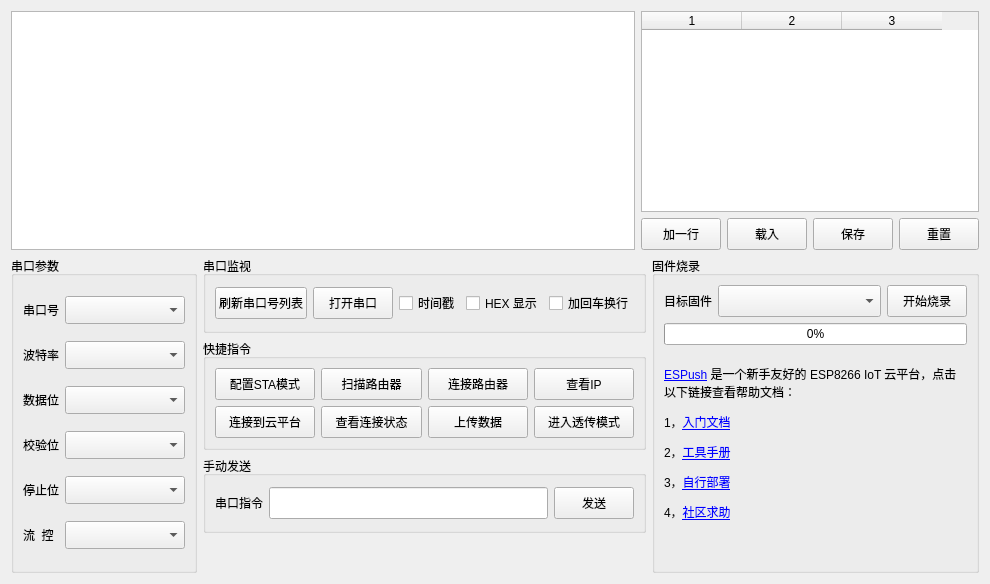
<?xml version="1.0" encoding="UTF-8"?>
<ui version="4.0">
 <class>Form</class>
 <widget class="QWidget" name="Form">
  <property name="geometry">
   <rect>
    <x>0</x>
    <y>0</y>
    <width>990</width>
    <height>584</height>
   </rect>
  </property>
  <property name="windowTitle">
   <string>ESPush 串口调试助手</string>
  </property>
  <property name="windowIcon">
   <iconset resource="res.qrc">
    <normaloff>:/resources/espush.png</normaloff>:/resources/espush.png</iconset>
  </property>
  <layout class="QVBoxLayout" name="verticalLayout_4" stretch="1,0">
   <item>
    <layout class="QHBoxLayout" name="horizontalLayout_7" stretch="1,0">
     <item>
      <widget class="QTextBrowser" name="text_out">
       <property name="contextMenuPolicy">
        <enum>Qt::CustomContextMenu</enum>
       </property>
      </widget>
     </item>
     <item>
      <layout class="QVBoxLayout" name="verticalLayout_3">
       <item>
        <widget class="QTableWidget" name="tableWidget">
         <property name="minimumSize">
          <size>
           <width>300</width>
           <height>0</height>
          </size>
         </property>
         <property name="selectionMode">
          <enum>QAbstractItemView::NoSelection</enum>
         </property>
         <property name="horizontalScrollMode">
          <enum>QAbstractItemView::ScrollPerPixel</enum>
         </property>
         <property name="showGrid">
          <bool>false</bool>
         </property>
         <property name="columnCount">
          <number>3</number>
         </property>
         <attribute name="horizontalHeaderVisible">
          <bool>true</bool>
         </attribute>
         <column/>
         <column/>
         <column/>
        </widget>
       </item>
       <item>
        <layout class="QHBoxLayout" name="horizontalLayout_6">
         <item>
          <widget class="QPushButton" name="addline_btn">
           <property name="minimumSize">
            <size>
             <width>0</width>
             <height>32</height>
            </size>
           </property>
           <property name="text">
            <string>加一行</string>
           </property>
          </widget>
         </item>
         <item>
          <widget class="QPushButton" name="load_btn">
           <property name="minimumSize">
            <size>
             <width>0</width>
             <height>32</height>
            </size>
           </property>
           <property name="text">
            <string>载入</string>
           </property>
          </widget>
         </item>
         <item>
          <widget class="QPushButton" name="save_btn">
           <property name="minimumSize">
            <size>
             <width>0</width>
             <height>32</height>
            </size>
           </property>
           <property name="text">
            <string>保存</string>
           </property>
          </widget>
         </item>
         <item>
          <widget class="QPushButton" name="reset_btn">
           <property name="minimumSize">
            <size>
             <width>0</width>
             <height>32</height>
            </size>
           </property>
           <property name="text">
            <string>重置</string>
           </property>
          </widget>
         </item>
        </layout>
       </item>
      </layout>
     </item>
    </layout>
   </item>
   <item>
    <layout class="QHBoxLayout" name="horizontalLayout_5" stretch="0,1,1">
     <item>
      <widget class="QGroupBox" name="groupBox">
       <property name="title">
        <string>串口参数</string>
       </property>
       <layout class="QGridLayout" name="gridLayout" columnstretch="0,0">
        <item row="3" column="0">
         <widget class="QLabel" name="label_3">
          <property name="text">
           <string>校验位</string>
          </property>
          <property name="buddy">
           <cstring>checkbit_combox</cstring>
          </property>
         </widget>
        </item>
        <item row="1" column="0">
         <widget class="QLabel" name="label">
          <property name="text">
           <string>波特率</string>
          </property>
          <property name="buddy">
           <cstring>baud_combox</cstring>
          </property>
         </widget>
        </item>
        <item row="4" column="1">
         <widget class="QComboBox" name="stopbit_combox">
          <property name="minimumSize">
           <size>
            <width>0</width>
            <height>28</height>
           </size>
          </property>
         </widget>
        </item>
        <item row="1" column="1">
         <widget class="QComboBox" name="baud_combox">
          <property name="minimumSize">
           <size>
            <width>0</width>
            <height>28</height>
           </size>
          </property>
         </widget>
        </item>
        <item row="3" column="1">
         <widget class="QComboBox" name="checkbit_combox">
          <property name="minimumSize">
           <size>
            <width>0</width>
            <height>28</height>
           </size>
          </property>
         </widget>
        </item>
        <item row="0" column="1">
         <widget class="QComboBox" name="serial_combox">
          <property name="minimumSize">
           <size>
            <width>120</width>
            <height>28</height>
           </size>
          </property>
         </widget>
        </item>
        <item row="4" column="0">
         <widget class="QLabel" name="label_4">
          <property name="text">
           <string>停止位</string>
          </property>
          <property name="buddy">
           <cstring>stopbit_combox</cstring>
          </property>
         </widget>
        </item>
        <item row="2" column="1">
         <widget class="QComboBox" name="databit_combox">
          <property name="minimumSize">
           <size>
            <width>0</width>
            <height>28</height>
           </size>
          </property>
         </widget>
        </item>
        <item row="2" column="0">
         <widget class="QLabel" name="label_2">
          <property name="text">
           <string>数据位</string>
          </property>
          <property name="buddy">
           <cstring>databit_combox</cstring>
          </property>
         </widget>
        </item>
        <item row="0" column="0">
         <widget class="QLabel" name="label_6">
          <property name="text">
           <string>串口号</string>
          </property>
          <property name="buddy">
           <cstring>serial_combox</cstring>
          </property>
         </widget>
        </item>
        <item row="5" column="0">
         <widget class="QLabel" name="label_5">
          <property name="text">
           <string>流  控</string>
          </property>
          <property name="buddy">
           <cstring>flowc_combox</cstring>
          </property>
         </widget>
        </item>
        <item row="5" column="1">
         <widget class="QComboBox" name="flowc_combox">
          <property name="minimumSize">
           <size>
            <width>0</width>
            <height>28</height>
           </size>
          </property>
         </widget>
        </item>
       </layout>
       <zorder>label_6</zorder>
       <zorder>databit_combox</zorder>
       <zorder>label_3</zorder>
       <zorder>label</zorder>
       <zorder>checkbit_combox</zorder>
       <zorder>label_5</zorder>
       <zorder>flowc_combox</zorder>
       <zorder>stopbit_combox</zorder>
       <zorder>label_4</zorder>
       <zorder>serial_combox</zorder>
       <zorder>label_2</zorder>
       <zorder>baud_combox</zorder>
      </widget>
     </item>
     <item>
      <layout class="QVBoxLayout" name="verticalLayout_2" stretch="1,0,1,0">
       <item>
        <widget class="QGroupBox" name="groupBox_2">
         <property name="title">
          <string>串口监视</string>
         </property>
         <layout class="QHBoxLayout" name="horizontalLayout_3">
          <item>
           <widget class="QPushButton" name="refresh_serial_btn">
            <property name="minimumSize">
             <size>
              <width>0</width>
              <height>32</height>
             </size>
            </property>
            <property name="text">
             <string>刷新串口号列表</string>
            </property>
           </widget>
          </item>
          <item>
           <widget class="QPushButton" name="open_btn">
            <property name="minimumSize">
             <size>
              <width>0</width>
              <height>32</height>
             </size>
            </property>
            <property name="text">
             <string>打开串口</string>
            </property>
           </widget>
          </item>
          <item>
           <widget class="QCheckBox" name="timestamp_check">
            <property name="text">
             <string>时间戳</string>
            </property>
           </widget>
          </item>
          <item>
           <widget class="QCheckBox" name="hex_check">
            <property name="text">
             <string>HEX 显示</string>
            </property>
           </widget>
          </item>
          <item>
           <widget class="QCheckBox" name="crlf_check">
            <property name="text">
             <string>加回车换行</string>
            </property>
           </widget>
          </item>
          <item>
           <spacer name="horizontalSpacer">
            <property name="orientation">
             <enum>Qt::Horizontal</enum>
            </property>
            <property name="sizeHint" stdset="0">
             <size>
              <width>40</width>
              <height>20</height>
             </size>
            </property>
           </spacer>
          </item>
         </layout>
        </widget>
       </item>
       <item>
        <widget class="QGroupBox" name="groupBox_3">
         <property name="title">
          <string>快捷指令</string>
         </property>
         <layout class="QGridLayout" name="gridLayout_3">
          <item row="0" column="1">
           <widget class="QPushButton" name="pushButton_4">
            <property name="minimumSize">
             <size>
              <width>0</width>
              <height>32</height>
             </size>
            </property>
            <property name="text">
             <string>配置STA模式</string>
            </property>
           </widget>
          </item>
          <item row="1" column="5">
           <widget class="QPushButton" name="pushButton_11">
            <property name="minimumSize">
             <size>
              <width>0</width>
              <height>32</height>
             </size>
            </property>
            <property name="text">
             <string>进入透传模式</string>
            </property>
           </widget>
          </item>
          <item row="1" column="1">
           <widget class="QPushButton" name="pushButton_6">
            <property name="minimumSize">
             <size>
              <width>0</width>
              <height>32</height>
             </size>
            </property>
            <property name="text">
             <string>连接到云平台</string>
            </property>
           </widget>
          </item>
          <item row="0" column="2">
           <widget class="QPushButton" name="pushButton_10">
            <property name="minimumSize">
             <size>
              <width>0</width>
              <height>32</height>
             </size>
            </property>
            <property name="text">
             <string>扫描路由器</string>
            </property>
           </widget>
          </item>
          <item row="1" column="2">
           <widget class="QPushButton" name="pushButton_8">
            <property name="minimumSize">
             <size>
              <width>0</width>
              <height>32</height>
             </size>
            </property>
            <property name="text">
             <string>查看连接状态</string>
            </property>
           </widget>
          </item>
          <item row="0" column="3">
           <widget class="QPushButton" name="pushButton_5">
            <property name="minimumSize">
             <size>
              <width>0</width>
              <height>32</height>
             </size>
            </property>
            <property name="text">
             <string>连接路由器</string>
            </property>
           </widget>
          </item>
          <item row="0" column="5">
           <widget class="QPushButton" name="pushButton_9">
            <property name="minimumSize">
             <size>
              <width>0</width>
              <height>32</height>
             </size>
            </property>
            <property name="text">
             <string>查看IP</string>
            </property>
           </widget>
          </item>
          <item row="1" column="3">
           <widget class="QPushButton" name="pushButton_7">
            <property name="minimumSize">
             <size>
              <width>0</width>
              <height>32</height>
             </size>
            </property>
            <property name="text">
             <string>上传数据</string>
            </property>
           </widget>
          </item>
         </layout>
        </widget>
       </item>
       <item>
        <widget class="QGroupBox" name="groupBox_5">
         <property name="title">
          <string>手动发送</string>
         </property>
         <layout class="QHBoxLayout" name="horizontalLayout_8">
          <item>
           <widget class="QLabel" name="label_11">
            <property name="text">
             <string>串口指令</string>
            </property>
            <property name="buddy">
             <cstring>cmd_input</cstring>
            </property>
           </widget>
          </item>
          <item>
           <widget class="QLineEdit" name="cmd_input">
            <property name="minimumSize">
             <size>
              <width>0</width>
              <height>32</height>
             </size>
            </property>
            <property name="font">
             <font>
              <pointsize>12</pointsize>
             </font>
            </property>
           </widget>
          </item>
          <item>
           <widget class="QPushButton" name="send_btn">
            <property name="minimumSize">
             <size>
              <width>0</width>
              <height>32</height>
             </size>
            </property>
            <property name="text">
             <string>发送</string>
            </property>
           </widget>
          </item>
         </layout>
        </widget>
       </item>
       <item>
        <spacer name="verticalSpacer_3">
         <property name="orientation">
          <enum>Qt::Vertical</enum>
         </property>
         <property name="sizeHint" stdset="0">
          <size>
           <width>20</width>
           <height>40</height>
          </size>
         </property>
        </spacer>
       </item>
      </layout>
     </item>
     <item>
      <widget class="QGroupBox" name="groupBox_4">
       <property name="title">
        <string>固件烧录</string>
       </property>
       <layout class="QVBoxLayout" name="verticalLayout_5" stretch="1,0,1,1">
        <property name="topMargin">
         <number>9</number>
        </property>
        <item>
         <layout class="QHBoxLayout" name="horizontalLayout" stretch="0,3,0">
          <item>
           <widget class="QLabel" name="label_10">
            <property name="text">
             <string>目标固件</string>
            </property>
            <property name="buddy">
             <cstring>roms_combox</cstring>
            </property>
           </widget>
          </item>
          <item>
           <widget class="QComboBox" name="roms_combox">
            <property name="minimumSize">
             <size>
              <width>0</width>
              <height>32</height>
             </size>
            </property>
           </widget>
          </item>
          <item>
           <widget class="QPushButton" name="flasher_btn">
            <property name="minimumSize">
             <size>
              <width>0</width>
              <height>32</height>
             </size>
            </property>
            <property name="text">
             <string>开始烧录</string>
            </property>
           </widget>
          </item>
         </layout>
        </item>
        <item>
         <widget class="QProgressBar" name="progressBar">
          <property name="maximumSize">
           <size>
            <width>16777215</width>
            <height>16777215</height>
           </size>
          </property>
          <property name="value">
           <number>0</number>
          </property>
          <property name="textVisible">
           <bool>true</bool>
          </property>
         </widget>
        </item>
        <item>
         <widget class="QLabel" name="helper_label">
          <property name="text">
           <string>&lt;html&gt;&lt;head/&gt;&lt;body&gt;&lt;p&gt;&lt;br/&gt;&lt;a href=&quot;https://espush.cn/&quot;&gt;&lt;span style=&quot; text-decoration: underline; color:#0000ff;&quot;&gt;ESPush&lt;/span&gt;&lt;/a&gt; 是一个新手友好的 ESP8266 IoT 云平台，点击以下链接查看帮助文档：&lt;/p&gt;&lt;p&gt;1，&lt;a href=&quot;http://docs.espush.cn/user_guide.html&quot;&gt;&lt;span style=&quot; text-decoration: underline; color:#0000ff;&quot;&gt;入门文档&lt;/span&gt;&lt;/a&gt;&lt;/p&gt;&lt;p&gt;2，&lt;a href=&quot;http://docs.espush.cn/helper.html&quot;&gt;&lt;span style=&quot; text-decoration: underline; color:#0000ff;&quot;&gt;工具手册&lt;/span&gt;&lt;/a&gt;&lt;/p&gt;&lt;p&gt;3，&lt;a href=&quot;http://docs.espush.cn/my-cloud.html&quot;&gt;&lt;span style=&quot; text-decoration: underline; color:#0000ff;&quot;&gt;自行部署&lt;/span&gt;&lt;/a&gt;&lt;/p&gt;&lt;p&gt;4，&lt;a href=&quot;http://discuss.espush.cn/&quot;&gt;&lt;span style=&quot; text-decoration: underline; color:#0000ff;&quot;&gt;社区求助&lt;/span&gt;&lt;/a&gt;&lt;/p&gt;&lt;/body&gt;&lt;/html&gt;</string>
          </property>
          <property name="wordWrap">
           <bool>true</bool>
          </property>
          <property name="openExternalLinks">
           <bool>true</bool>
          </property>
         </widget>
        </item>
        <item>
         <spacer name="verticalSpacer_4">
          <property name="orientation">
           <enum>Qt::Vertical</enum>
          </property>
          <property name="sizeHint" stdset="0">
           <size>
            <width>20</width>
            <height>40</height>
           </size>
          </property>
         </spacer>
        </item>
       </layout>
      </widget>
     </item>
    </layout>
   </item>
  </layout>
  <action name="action_clear_log">
   <property name="icon">
    <iconset resource="res.qrc">
     <normaloff>:/resources/clear.png</normaloff>:/resources/clear.png</iconset>
   </property>
   <property name="text">
    <string>清屏</string>
   </property>
  </action>
  <action name="action_save_log">
   <property name="icon">
    <iconset resource="res.qrc">
     <normaloff>:/resources/save.png</normaloff>:/resources/save.png</iconset>
   </property>
   <property name="text">
    <string>保存</string>
   </property>
  </action>
 </widget>
 <tabstops>
  <tabstop>cmd_input</tabstop>
  <tabstop>send_btn</tabstop>
  <tabstop>serial_combox</tabstop>
  <tabstop>baud_combox</tabstop>
  <tabstop>databit_combox</tabstop>
  <tabstop>checkbit_combox</tabstop>
  <tabstop>stopbit_combox</tabstop>
  <tabstop>flowc_combox</tabstop>
  <tabstop>open_btn</tabstop>
  <tabstop>timestamp_check</tabstop>
  <tabstop>hex_check</tabstop>
  <tabstop>crlf_check</tabstop>
  <tabstop>roms_combox</tabstop>
  <tabstop>flasher_btn</tabstop>
  <tabstop>addline_btn</tabstop>
  <tabstop>save_btn</tabstop>
  <tabstop>reset_btn</tabstop>
  <tabstop>text_out</tabstop>
 </tabstops>
 <resources>
  <include location="res.qrc"/>
 </resources>
 <connections>
  <connection>
   <sender>open_btn</sender>
   <signal>clicked()</signal>
   <receiver>Form</receiver>
   <slot>serial_btn_clicked()</slot>
   <hints>
    <hint type="sourcelabel">
     <x>381</x>
     <y>338</y>
    </hint>
    <hint type="destinationlabel">
     <x>433</x>
     <y>355</y>
    </hint>
   </hints>
  </connection>
  <connection>
   <sender>flasher_btn</sender>
   <signal>clicked()</signal>
   <receiver>Form</receiver>
   <slot>flasher_btn_clicked()</slot>
   <hints>
    <hint type="sourcelabel">
     <x>968</x>
     <y>357</y>
    </hint>
    <hint type="destinationlabel">
     <x>794</x>
     <y>466</y>
    </hint>
   </hints>
  </connection>
  <connection>
   <sender>send_btn</sender>
   <signal>clicked()</signal>
   <receiver>Form</receiver>
   <slot>send_btn_clicked()</slot>
   <hints>
    <hint type="sourcelabel">
     <x>618</x>
     <y>504</y>
    </hint>
    <hint type="destinationlabel">
     <x>800</x>
     <y>540</y>
    </hint>
   </hints>
  </connection>
  <connection>
   <sender>addline_btn</sender>
   <signal>clicked()</signal>
   <receiver>Form</receiver>
   <slot>addline_btn_clicked()</slot>
   <hints>
    <hint type="sourcelabel">
     <x>734</x>
     <y>273</y>
    </hint>
    <hint type="destinationlabel">
     <x>515</x>
     <y>354</y>
    </hint>
   </hints>
  </connection>
  <connection>
   <sender>save_btn</sender>
   <signal>clicked()</signal>
   <receiver>Form</receiver>
   <slot>save_btn_clicked()</slot>
   <hints>
    <hint type="sourcelabel">
     <x>896</x>
     <y>273</y>
    </hint>
    <hint type="destinationlabel">
     <x>621</x>
     <y>357</y>
    </hint>
   </hints>
  </connection>
  <connection>
   <sender>reset_btn</sender>
   <signal>clicked()</signal>
   <receiver>Form</receiver>
   <slot>reset_btn_clicked()</slot>
   <hints>
    <hint type="sourcelabel">
     <x>977</x>
     <y>273</y>
    </hint>
    <hint type="destinationlabel">
     <x>675</x>
     <y>353</y>
    </hint>
   </hints>
  </connection>
  <connection>
   <sender>timestamp_check</sender>
   <signal>stateChanged(int)</signal>
   <receiver>Form</receiver>
   <slot>timestamp_check_changed(int)</slot>
   <hints>
    <hint type="sourcelabel">
     <x>446</x>
     <y>330</y>
    </hint>
    <hint type="destinationlabel">
     <x>792</x>
     <y>372</y>
    </hint>
   </hints>
  </connection>
  <connection>
   <sender>hex_check</sender>
   <signal>stateChanged(int)</signal>
   <receiver>Form</receiver>
   <slot>hex_check_changed(int)</slot>
   <hints>
    <hint type="sourcelabel">
     <x>523</x>
     <y>330</y>
    </hint>
    <hint type="destinationlabel">
     <x>799</x>
     <y>410</y>
    </hint>
   </hints>
  </connection>
  <connection>
   <sender>crlf_check</sender>
   <signal>stateChanged(int)</signal>
   <receiver>Form</receiver>
   <slot>crlf_check_changed(int)</slot>
   <hints>
    <hint type="sourcelabel">
     <x>612</x>
     <y>330</y>
    </hint>
    <hint type="destinationlabel">
     <x>797</x>
     <y>443</y>
    </hint>
   </hints>
  </connection>
  <connection>
   <sender>load_btn</sender>
   <signal>clicked()</signal>
   <receiver>Form</receiver>
   <slot>load_btn_clicked()</slot>
   <hints>
    <hint type="sourcelabel">
     <x>815</x>
     <y>273</y>
    </hint>
    <hint type="destinationlabel">
     <x>985</x>
     <y>375</y>
    </hint>
   </hints>
  </connection>
  <connection>
   <sender>refresh_serial_btn</sender>
   <signal>clicked()</signal>
   <receiver>Form</receiver>
   <slot>refresh_serial_btn_clicked()</slot>
   <hints>
    <hint type="sourcelabel">
     <x>300</x>
     <y>338</y>
    </hint>
    <hint type="destinationlabel">
     <x>988</x>
     <y>425</y>
    </hint>
   </hints>
  </connection>
  <connection>
   <sender>pushButton_4</sender>
   <signal>clicked()</signal>
   <receiver>Form</receiver>
   <slot>qbtn_sta_clicked()</slot>
   <hints>
    <hint type="sourcelabel">
     <x>306</x>
     <y>408</y>
    </hint>
    <hint type="destinationlabel">
     <x>6</x>
     <y>319</y>
    </hint>
   </hints>
  </connection>
  <connection>
   <sender>pushButton_5</sender>
   <signal>clicked()</signal>
   <receiver>Form</receiver>
   <slot>qbtn_connect_router_clicked()</slot>
   <hints>
    <hint type="sourcelabel">
     <x>514</x>
     <y>408</y>
    </hint>
    <hint type="destinationlabel">
     <x>5</x>
     <y>348</y>
    </hint>
   </hints>
  </connection>
  <connection>
   <sender>pushButton_6</sender>
   <signal>clicked()</signal>
   <receiver>Form</receiver>
   <slot>qbtn_connect_espush_clicked()</slot>
   <hints>
    <hint type="sourcelabel">
     <x>306</x>
     <y>446</y>
    </hint>
    <hint type="destinationlabel">
     <x>5</x>
     <y>380</y>
    </hint>
   </hints>
  </connection>
  <connection>
   <sender>pushButton_7</sender>
   <signal>clicked()</signal>
   <receiver>Form</receiver>
   <slot>qbtn_updata_clicked()</slot>
   <hints>
    <hint type="sourcelabel">
     <x>514</x>
     <y>446</y>
    </hint>
    <hint type="destinationlabel">
     <x>7</x>
     <y>410</y>
    </hint>
   </hints>
  </connection>
  <connection>
   <sender>cmd_input</sender>
   <signal>returnPressed()</signal>
   <receiver>send_btn</receiver>
   <slot>click()</slot>
   <hints>
    <hint type="sourcelabel">
     <x>396</x>
     <y>502</y>
    </hint>
    <hint type="destinationlabel">
     <x>567</x>
     <y>506</y>
    </hint>
   </hints>
  </connection>
  <connection>
   <sender>text_out</sender>
   <signal>customContextMenuRequested(QPoint)</signal>
   <receiver>Form</receiver>
   <slot>show_ctx_menu()</slot>
   <hints>
    <hint type="sourcelabel">
     <x>299</x>
     <y>154</y>
    </hint>
    <hint type="destinationlabel">
     <x>987</x>
     <y>149</y>
    </hint>
   </hints>
  </connection>
  <connection>
   <sender>action_clear_log</sender>
   <signal>triggered()</signal>
   <receiver>Form</receiver>
   <slot>clear_log()</slot>
   <hints>
    <hint type="sourcelabel">
     <x>-1</x>
     <y>-1</y>
    </hint>
    <hint type="destinationlabel">
     <x>494</x>
     <y>291</y>
    </hint>
   </hints>
  </connection>
  <connection>
   <sender>action_save_log</sender>
   <signal>triggered()</signal>
   <receiver>Form</receiver>
   <slot>save_log()</slot>
   <hints>
    <hint type="sourcelabel">
     <x>-1</x>
     <y>-1</y>
    </hint>
    <hint type="destinationlabel">
     <x>494</x>
     <y>291</y>
    </hint>
   </hints>
  </connection>
  <connection>
   <sender>pushButton_10</sender>
   <signal>clicked()</signal>
   <receiver>Form</receiver>
   <slot>qbtn_scan_router_clicked()</slot>
   <hints>
    <hint type="sourcelabel">
     <x>357</x>
     <y>392</y>
    </hint>
    <hint type="destinationlabel">
     <x>0</x>
     <y>439</y>
    </hint>
   </hints>
  </connection>
  <connection>
   <sender>pushButton_9</sender>
   <signal>clicked()</signal>
   <receiver>Form</receiver>
   <slot>qbtn_get_network_clicked()</slot>
   <hints>
    <hint type="sourcelabel">
     <x>580</x>
     <y>401</y>
    </hint>
    <hint type="destinationlabel">
     <x>2</x>
     <y>468</y>
    </hint>
   </hints>
  </connection>
  <connection>
   <sender>pushButton_8</sender>
   <signal>clicked()</signal>
   <receiver>Form</receiver>
   <slot>qbtn_estatus_clicked()</slot>
   <hints>
    <hint type="sourcelabel">
     <x>384</x>
     <y>437</y>
    </hint>
    <hint type="destinationlabel">
     <x>4</x>
     <y>494</y>
    </hint>
   </hints>
  </connection>
  <connection>
   <sender>pushButton_11</sender>
   <signal>clicked()</signal>
   <receiver>Form</receiver>
   <slot>qbtn_enter_stream_clicked()</slot>
   <hints>
    <hint type="sourcelabel">
     <x>560</x>
     <y>438</y>
    </hint>
    <hint type="destinationlabel">
     <x>4</x>
     <y>522</y>
    </hint>
   </hints>
  </connection>
 </connections>
 <slots>
  <slot>espush_btn_clicked()</slot>
  <slot>serial_btn_clicked()</slot>
  <slot>flasher_btn_clicked()</slot>
  <slot>send_btn_clicked()</slot>
  <slot>load_btn_clicked()</slot>
  <slot>save_btn_clicked()</slot>
  <slot>reset_btn_clicked()</slot>
  <slot>timestamp_check_changed(int)</slot>
  <slot>hex_check_changed(int)</slot>
  <slot>crlf_check_changed(int)</slot>
  <slot>addline_btn_clicked()</slot>
  <slot>refresh_serial_btn_clicked()</slot>
  <slot>qbtn_sta_clicked()</slot>
  <slot>qbtn_connect_router_clicked()</slot>
  <slot>qbtn_connect_espush_clicked()</slot>
  <slot>qbtn_updata_clicked()</slot>
  <slot>cell_content_changed(int,int)</slot>
  <slot>show_ctx_menu()</slot>
  <slot>clear_log()</slot>
  <slot>save_log()</slot>
  <slot>qbtn_scan_router_clicked()</slot>
  <slot>qbtn_get_network_clicked()</slot>
  <slot>qbtn_estatus_clicked()</slot>
  <slot>qbtn_enter_stream_clicked()</slot>
 </slots>
</ui>
